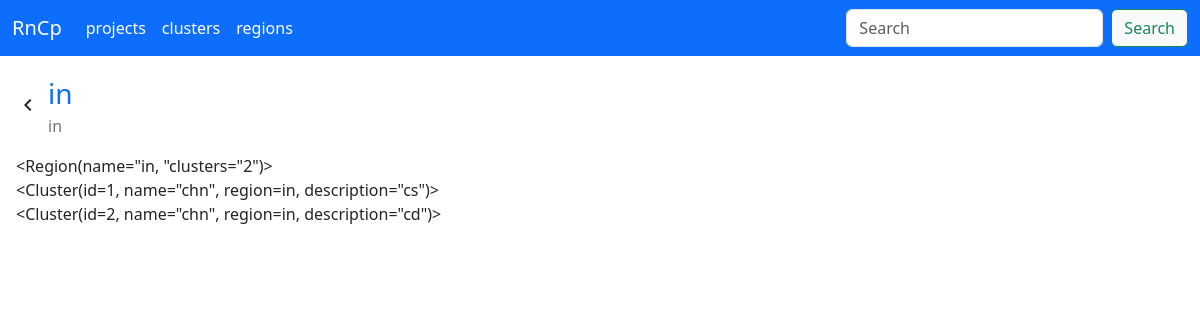
The app's page /ci/regions/1 with its own data.
### models/Region.py (models this page shows)
class Region(BaseModel):
    __tablename__ = 'region'  # Name of the database table
    id = Column(Integer, primary_key=True, autoincrement=True)
    name = Column(String(255), nullable=False)
    description = Column(String(1000))
    country = Column(String(2), nullable=False)
    active = Column(Boolean, nullable=False, default=True)
    clusters = relationship('Cluster', back_populates='region')
    def __repr__(self):
        return f'<Region(name="{self.name}, "clusters="{len(self.clusters)}")>'

### models/Cluster.py (models this page shows)
class Cluster(BaseModel):
    __tablename__ = 'cluster'  # Name of the database table
    id = Column(Integer, primary_key=True, autoincrement=True)
    name = Column(String(255), nullable=False)
    description = Column(String(1000))
    active = Column(Boolean, nullable=False, default=False)
    cpu = Column(Integer)
    memory = Column(Integer)
    region_id = Column(Integer, ForeignKey('region.id'), nullable=False)
    region = relationship('Region', back_populates='clusters')
    quotas = relationship('Quota', back_populates='cluster')
    def __repr__(self):
        return f'<Cluster(id={self.id}, name="{self.name}", region={self.region.name}, description="{self.description}")>'

### routes/ci/__init__.py (the view)
@ci_api.route('/regions/<int:region_id>', methods=['GET', 'POST'])
def region_detail(region_id):
    region: Region = Region.query.filter_by(id=region_id).first()
    if region:
        return render_template('region_detail.html', region=region)
    return redirect("/ci/regions", code=302)

### models/Base.py (called while the page is built)
    def __get__(self, _, owner_cls):
        return self.fget(owner_cls)

    @class_property
    def query(cls):
        return cls.session.query(cls)

    @class_property
    def session(cls):
        return gen_session()

### utils/db.py (called while the page is built, shortened)
def gen_session(url=get_env_variable("datasource.url", "sqlite:///pi-gate.db")) -> scoped_session:
    return engines[url]

### templates/region_detail.html (shortened to what this page needs)
{% extends "base.html" %} {% block title %}{{region.name}}{% endblock title %}
{% block body %}
<div class="p-3">
  <div class="d-flex align-items-center justify-content-start pb-3">
    <span class="material-icons"> navigate_before </span>
    <a
      class="text-primary d-flex flex-column px-2 text-decoration-none"
      href="{{ url_for('root.ci.regions') }}"
    >
      <span class="fs-3">{{region.name}}</span>
      <span class="fs-6 text-secondary">{{region.description}}</span>
    </a>
  </div>
  <div>{{region}}</div>
  <div>{% for cluster in region.clusters  %}
    <siv>{{cluster}}</div>
    {% endfor %}</div>
{% endblock body %}

### records on screen
Region: name "in", description "in", name "<Region(name=\"in, \"clusters=\"2\")>"
Cluster: id+name+description "<Cluster(id=1, name=\"chn\", region=in, description=\"cs\")>"
Cluster: id+name+description "<Cluster(id=2, name=\"chn\", region=in, description=\"cd\")>"

### other values on screen
{{ nav }} "projects" "clusters" "regions"
